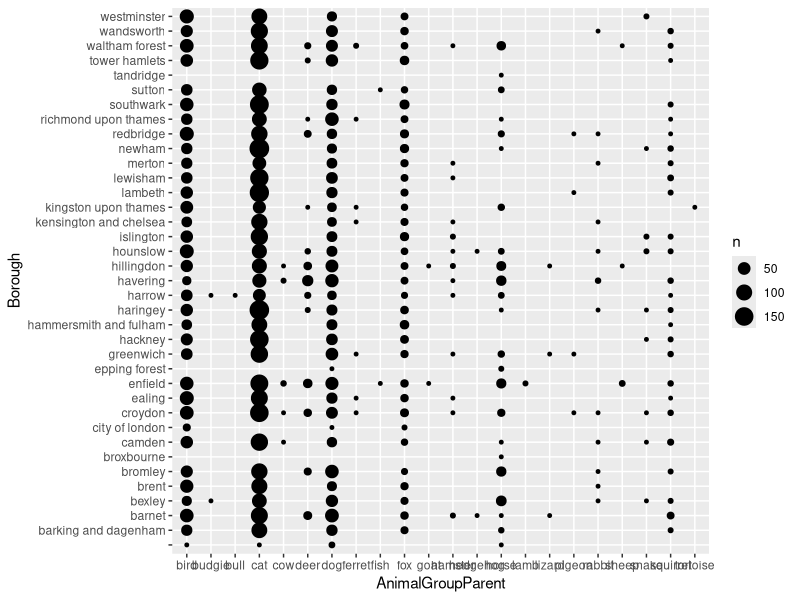
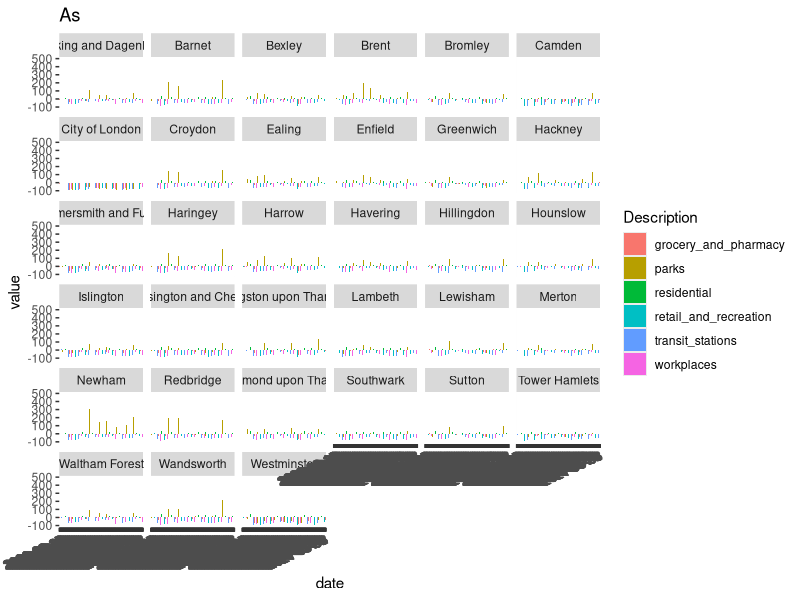

Write R code to recreate these figures, in order.
library(ggplot2)
library(dplyr)
library(tidyr)
library(ggpubr)

# Animals ------------------------------------------------------------------------------------------------------------------------------------
animals = read.csv("data/animal_rescue_incidents_LFB.csv")
animals = as.data.frame(sapply(animals, tolower)) # change all records into lowercase (there are same words written in CAPITAL and lowercase)

animals = select(animals, -c("IncidentNumber", "FinYear", "TypeOfIncident")) # drop useless columns

animals <- animals[!grepl("unknown ", animals$AnimalGroupParent),] # removing records with unknown animal type

ggplot(animals, aes(AnimalGroupParent, Borough)) +
  geom_count()

# Activity -------------------------------------------------------------------------------------------------------------------------------------
activity = read.csv("data/google_activity_by_London_Borough.csv")
names(activity) <- sub("_percent_change_from_baseline", "", names(activity)) # remove annoying postfix 

# transform data, so that is can be better facet_wraped :)
data_long <- activity %>% 
  gather(Description, value, retail_and_recreation:residential) 

# w tym wykresie tak: użytkownik wybiera dzielnicę, pojawia się jeden z tych cudownych wykresików ze wszystkimi danymi 
# (może zamiast geom_bar dać linie, nie wiem)
ggplot(data_long , aes(x = date, y = value, fill = Description), xlab = "") + 
  geom_bar(stat="identity", width=.5, position = "dodge") +
  labs(title="As") +
  theme(axis.text.x = element_text(angle = 25, hjust = 1)) +
  facet_wrap(~area_name)
